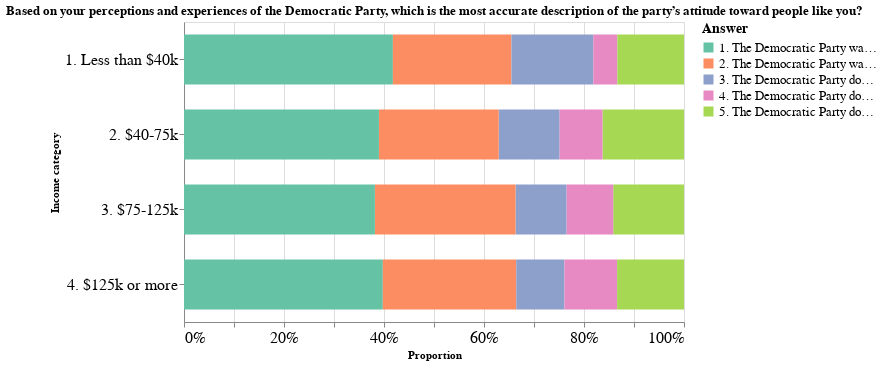

The notebook cell this image was saved under:
### Code cell
A_5304.democratic

### Figure 1 — Vega-Lite specification as saved in the notebook (floating-point values rounded to 4 significant figures)
{"config": {"view": {"continuousWidth": 400, "continuousHeight": 300}}, "data": {"name": "data-de0d0134179ccaa31e5392db78a0675c"}, "mark": {"type": "bar", "size": 50}, "encoding": {"color": {"field": "val", "legend": {"labelFontSize": 13, "titleFontSize": 14}, "scale": {"scheme": "set2"}, "title": "Answer", "type": "nominal"}, "tooltip": {"field": "val", "type": "nominal"}, "x": {"axis": {"labelFontSize": 16}, "field": "count", "stack": "normalize", "title": "Proportion", "type": "quantitative"}, "y": {"axis": {"labelFontSize": 16}, "field": "income_cat", "title": "Income category", "type": "nominal"}}, "height": 300, "title": "Based on your perceptions and experiences of the Democratic Party, which is the most accurate description of the party’s attitude toward people like you?", "width": 500, "$schema": "https://vega.github.io/schema/vega-lite/v4.17.0.json", "datasets": {"data-de0d0134179ccaa31e5392db78a0675c": [{"income_cat": "4. $125k or more", "val": "1. The Democratic Party wants people like me to vote and works hard to earn our votes", "count": 544}, {"income_cat": "4. $125k or more", "val": "2. The Democratic Party wants people like me to vote but does not work hard to earn our votes", "count": 365}, {"income_cat": "4. $125k or more", "val": "3. The Democratic Party does not care whether or not people like me vote", "count": 132}, {"income_cat": "4. $125k or more", "val": "4. The Democratic Party does not want people like me to vote, but does not work hard to keep us from voting", "count": 144}, {"income_cat": "4. $125k or more", "val": "5. The Democratic Party does not want people like me to vote, and works hard to keep us from being able to vote", "count": 183}, {"income_cat": "3. $75-125k", "val": "5. The Democratic Party does not want people like me to vote, and works hard to keep us from being able to vote", "count": 224}, {"income_cat": "3. $75-125k", "val": "4. The Democratic Party does not want people like me to vote, but does not work hard to keep us from voting", "count": 148}, {"income_cat": "3. $75-125k", "val": "3. The Democratic Party does not care whether or not people like me vote", "count": 161}, {"income_cat": "3. $75-125k", "val": "2. The Democratic Party wants people like me to vote but does not work hard to earn our votes", "count": 445}, {"income_cat": "3. $75-125k", "val": "1. The Democratic Party wants people like me to vote and works hard to earn our votes", "count": 604}, {"income_cat": "2. $40-75k", "val": "5. The Democratic Party does not want people like me to vote, and works hard to keep us from being able to vote", "count": 219}, {"income_cat": "2. $40-75k", "val": "4. The Democratic Party does not want people like me to vote, but does not work hard to keep us from voting", "count": 116}, {"income_cat": "2. $40-75k", "val": "3. The Democratic Party does not care whether or not people like me vote", "count": 163}, {"income_cat": "2. $40-75k", "val": "2. The Democratic Party wants people like me to vote but does not work hard to earn our votes", "count": 322}, {"income_cat": "2. $40-75k", "val": "1. The Democratic Party wants people like me to vote and works hard to earn our votes", "count": 524}, {"income_cat": "1. Less than $40k", "val": "1. The Democratic Party wants people like me to vote and works hard to earn our votes", "count": 564}, {"income_cat": "1. Less than $40k", "val": "2. The Democratic Party wants people like me to vote but does not work hard to earn our votes", "count": 320}, {"income_cat": "1. Less than $40k", "val": "3. The Democratic Party does not care whether or not people like me vote", "count": 221}, {"income_cat": "1. Less than $40k", "val": "4. The Democratic Party does not want people like me to vote, but does not work hard to keep us from voting", "count": 65}, {"income_cat": "1. Less than $40k", "val": "5. The Democratic Party does not want people like me to vote, and works hard to keep us from being able to vote", "count": 180}]}}
